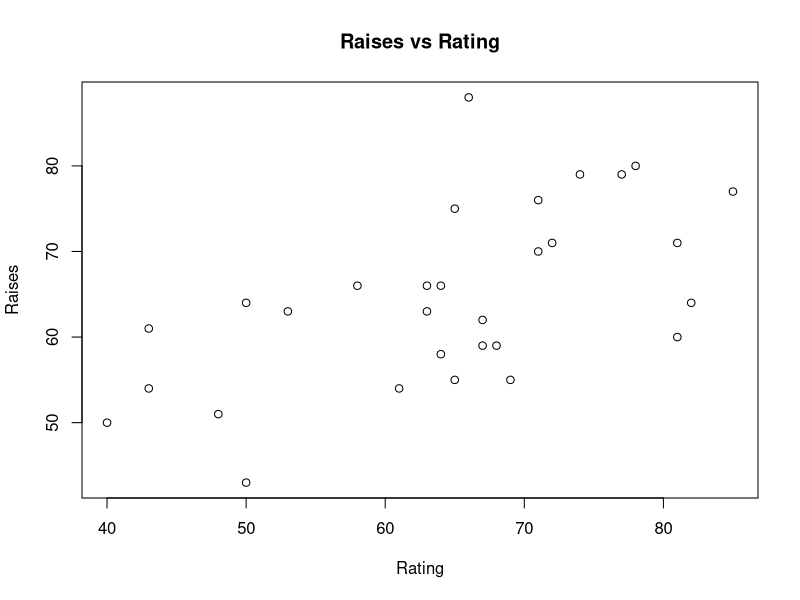
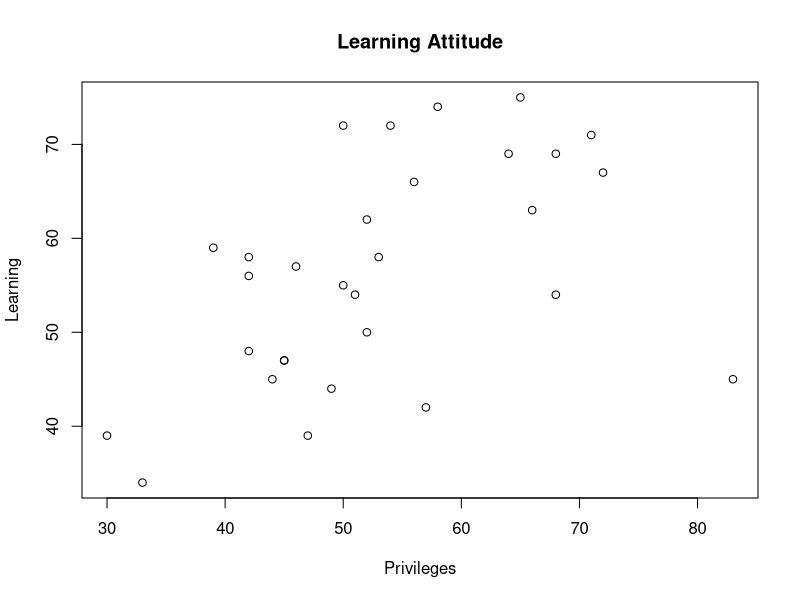
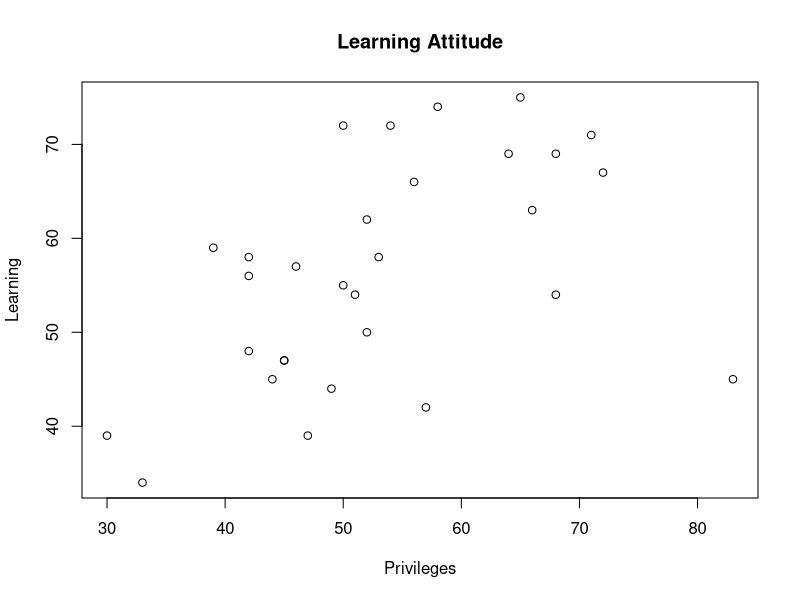

The R script that drew these images, in order:
## ---- chunk 1
library(datasets)
df <- attitude
## ---- chunk 2
summary(df)
## ---- chunk 3
attitude[3]
## ---- chunk 4
attitude$learning
## ---- chunk 5
typeof(attitude[3])
## ---- chunk 6
is.list(attitude[3])
## ---- chunk 7
typeof(attitude$learning)
## ---- chunk 8
is.vector(attitude$learning)
## ---- chunk 9
colnames(df)
## ---- chunk 10
nrow(df)
## ---- chunk 11
ncol(df)
## ---- chunk 12
str(df)
## ---- chunk 13
head(df)
## ---- chunk 14
head(df, n = 15)
## ---- chunk 15
df[-nrow(df), ]
## ---- chunk 16
tail(df)
## ---- chunk 17
tail(df, n = 12)
## ---- chunk 18
df[-1, ]
## ---- chunk 19
sum(is.na(df))
## ---- chunk 20
colSums(is.na(df))
## ---- chunk 21
sum(is.na(df$rating))
## ---- chunk 22
plot(x = df$rating, y = df$raises, main = 'Raises vs Rating', xlab = 'Rating', ylab = 'Raises')
## ---- chunk 23
plot(x = df$privileges, y = df$learning, main = 'Learning Attitude', xlab = 'Privileges', ylab = 'Learning')
## ---- chunk 24
pdf(file = 'learning-attitude.pdf', width = 4, height = 4)

plot(x = df$privileges, y = df$learning, main = 'Learning Attitude', xlab = 'Privileges', ylab = 'Learning')

dev.off()
